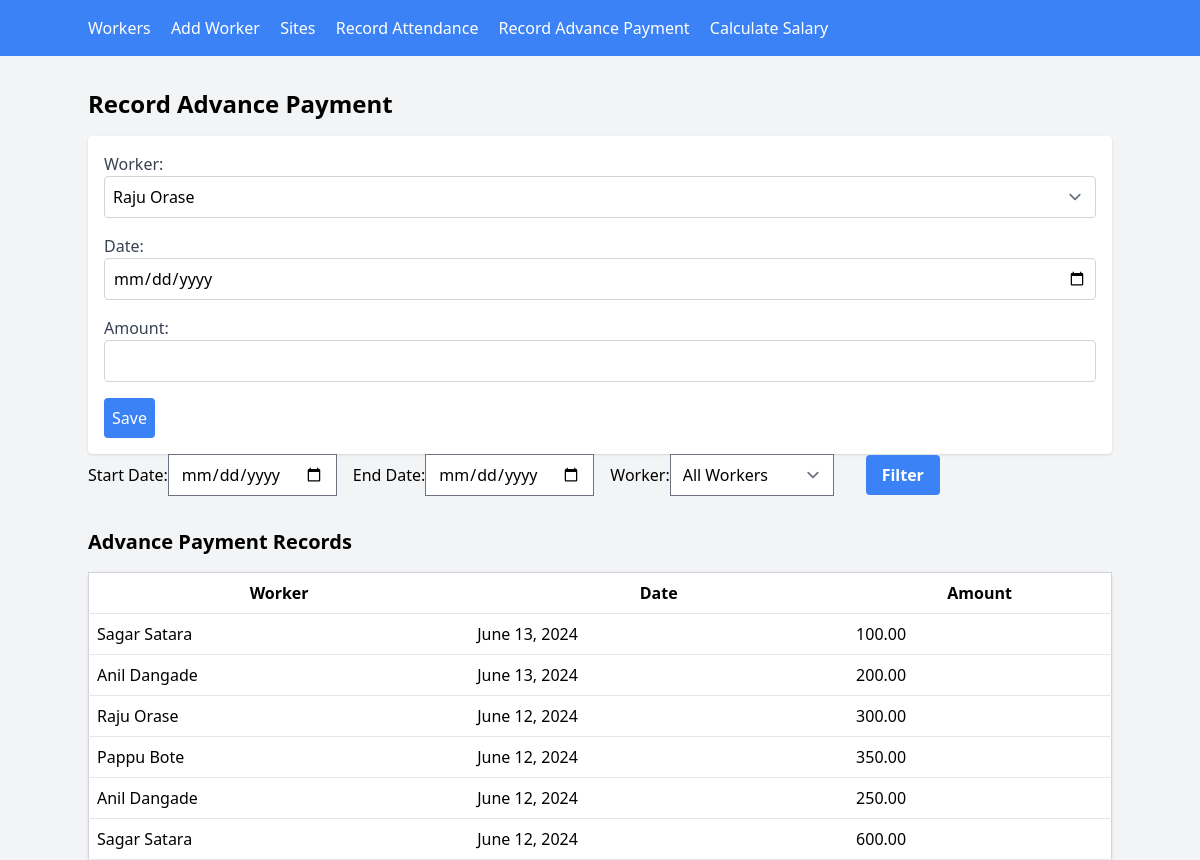
Screenshot of /record_advance_payment/ with the database file from the repository.
### attendance/models.py (models this page shows, shortened)
class AdvancePayment(models.Model):
    worker = models.ForeignKey(Worker, on_delete=models.CASCADE)
    date = models.DateField()
    amount = models.DecimalField(max_digits=10, decimal_places=2)

class Worker(models.Model):
    name = models.CharField(max_length=100)
    role = models.CharField(max_length=100)
    daily_rate = models.DecimalField(max_digits=10, decimal_places=2)  # Daily wage rate
    contact_info = models.CharField(max_length=100)

### attendance/views.py (the view, shortened to what this page needs)
# urls.py: path('record_advance_payment/', views.record_advance_payment, name='record_advance_payment'),
def record_advance_payment(request):
    queryset = AdvancePayment.objects.select_related('worker').order_by('-date')
    start_date = request.GET.get('start_date')
    end_date = request.GET.get('end_date')
    if start_date and end_date:
        start_date = datetime.strptime(start_date, '%Y-%m-%d').date()
        end_date = datetime.strptime(end_date, '%Y-%m-%d').date()
        queryset = queryset.filter(date__range=[start_date, end_date])
    worker_id = request.GET.get('worker_id')
    if worker_id:
        queryset = queryset.filter(worker_id=worker_id)
    workers = Worker.objects.all()
    context = {
        'workers': workers,
        'advance_payments': queryset,
    }
    return render(request, 'attendance/advance_payment_form.html', context)

### attendance/templates/attendance/advance_payment_form.html (shortened to what this page needs)
{% extends "attendance/base.html" %}
{% block content %}
    <h1 class="text-2xl font-bold mb-4">Record Advance Payment</h1>
    <form method="post" action="{% url 'record_advance_payment' %}" class="bg-white p-4 rounded shadow">
        <div class="mb-4">
            <label for="worker" class="block text-gray-700">Worker:</label>
            <select name="worker" id="worker" class="border border-gray-300 p-2 rounded w-full">
                {% for worker in workers %}
                    <option value="{{ worker.id }}">{{ worker.name }}</option>
                {% endfor %}
            </select>
        </div>
        <div class="mb-4">
            <label for="date" class="block text-gray-700">Date:</label>
            <input type="date" name="date" id="date" class="border border-gray-300 p-2 rounded w-full" required>
        </div>
        <div class="mb-4">
            <label for="amount" class="block text-gray-700">Amount:</label>
            <input type="number" step="0.01" name="amount" id="amount" class="border border-gray-300 p-2 rounded w-full" required>
        </div>
        <button type="submit" class="bg-blue-500 text-white p-2 rounded hover:bg-blue-700 transition duration-300">Save</button>
    </form>
    <form action="{% url 'record_advance_payment' %}" method="get" class="mb-4">
        <div class="flex flex-wrap items-center">
            <label for="start_date">Start Date:</label>
            <input type="date" id="start_date" name="start_date" class="mr-4">
            <label for="end_date">End Date:</label>
            <input type="date" id="end_date" name="end_date" class="mr-4">
            <label for="worker_id">Worker:</label>
            <select name="worker_id" id="worker_id" class="mr-4">
                <option value="">All Workers</option>
            </select>
            <button type="submit" class="bg-blue-500 hover:bg-blue-700 text-white font-bold py-2 px-4 rounded ml-4">Filter</button>
        </div>
    </form>
    <h2 class="text-xl font-bold mt-8 mb-4">Advance Payment Records</h2>
    <table class="min-w-full bg-white border border-gray-300 rounded shadow">
        <thead>
            <tr>
                <th class="p-2 border-b">Worker</th>
                <th class="p-2 border-b">Date</th>
                <th class="p-2 border-b">Amount</th>
            </tr>
        </thead>
        <tbody>
            {% for record in advance_payments %}
            <tr class="hover:bg-gray-100 transition duration-300">
                <td class="p-2 border-b">{{ record.worker.name }}</td>
                <td class="p-2 border-b">{{ record.date }}</td>
                <td class="p-2 border-b">{{ record.amount }}</td>
            </tr>
            {% endfor %}
        </tbody>
    </table>
{% endblock %}

### rows the page displays
AdvancePayment: worker.name "Sagar Satara", date "June 13, 2024", amount "100.00"
AdvancePayment: worker.name "Anil Dangade", date "June 13, 2024", amount "200.00"
AdvancePayment: worker.name "Raju Orase", date "June 12, 2024", amount "300.00"
AdvancePayment: worker.name "Pappu Bote", date "June 12, 2024", amount "350.00"
AdvancePayment: worker.name "Anil Dangade", date "June 12, 2024", amount "250.00"
AdvancePayment: worker.name "Sagar Satara", date "June 12, 2024", amount "600.00"

### other values shown
form field worker "Raju Orase"
